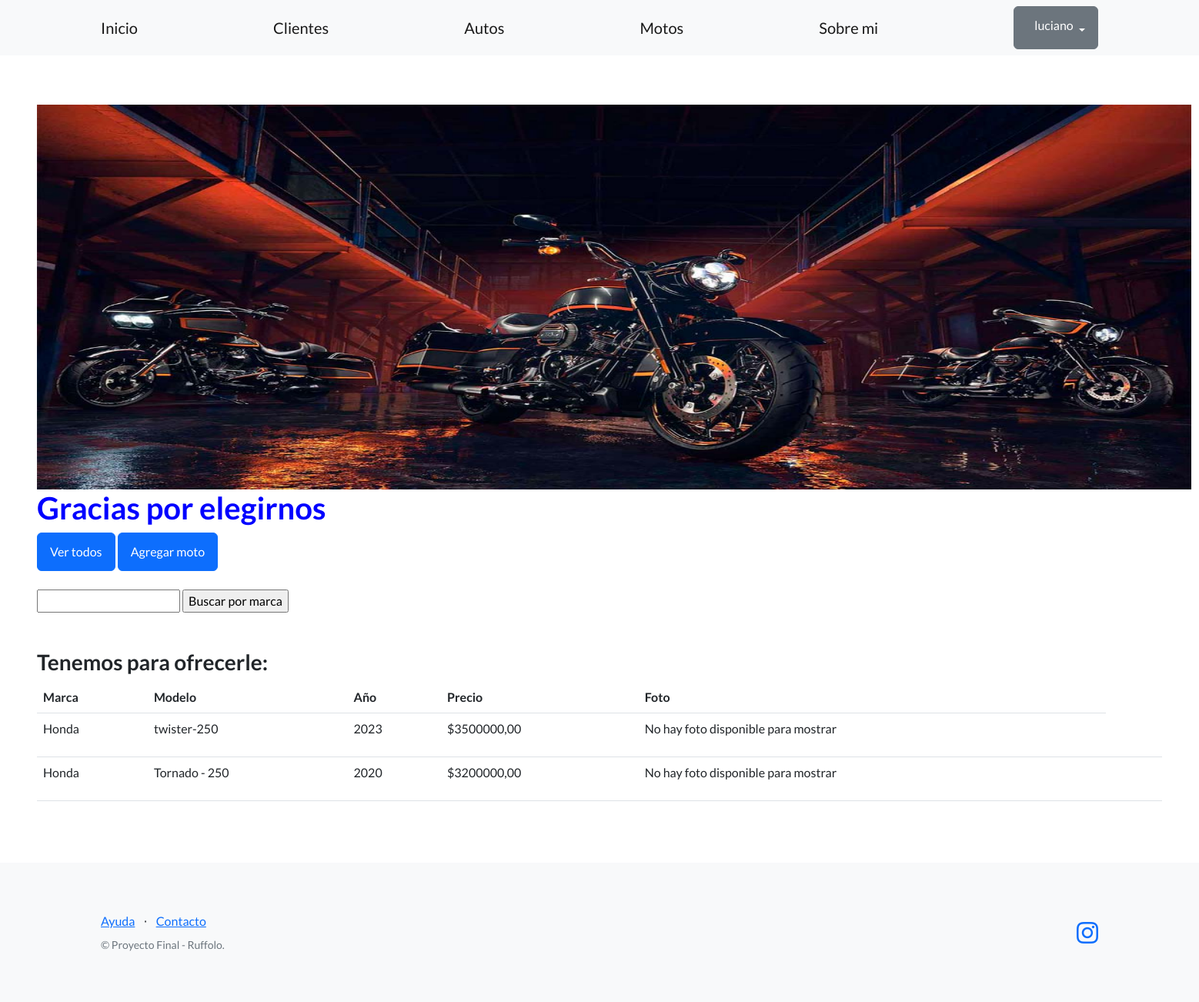
Before: /ficheros/motos/ (signed in) with the older database file.
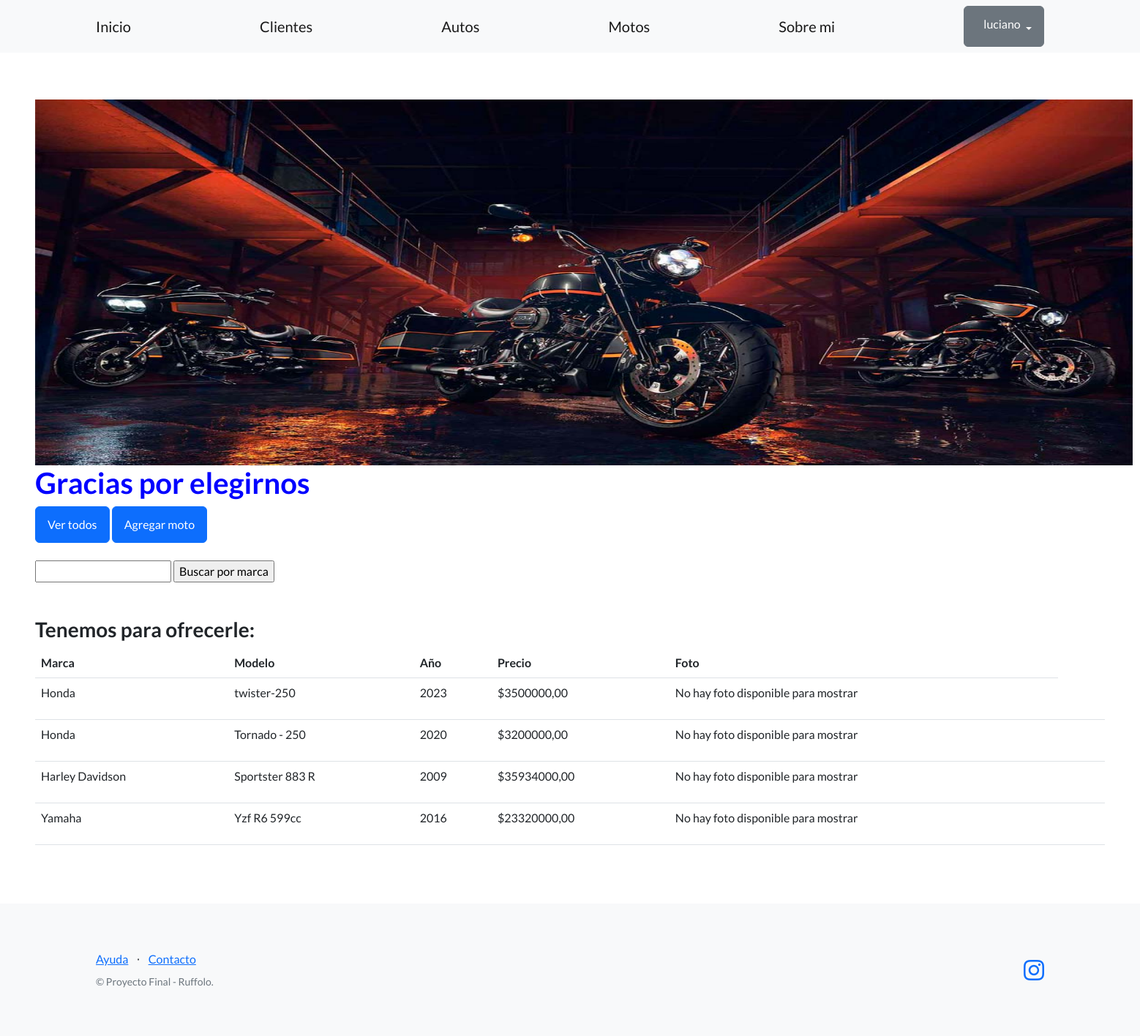
After: the same page with the newer database file.
### Ficheros/models.py (models this page shows, shortened)
class Moto(models.Model):
    marca = models.CharField(max_length=100)
    modelo = models.CharField(max_length=128)
    año = models.PositiveIntegerField()
    precio = models.DecimalField(max_digits=10, decimal_places=2)
    creador = models.ForeignKey(User, on_delete=models.SET_NULL, null=True)
    foto = models.ImageField(upload_to='motos_photos/', blank=True, null=True)

### Ficheros/views.py (the view)
# urls.py: path("motos/", listar_motos, name="lista_motos"),
def listar_motos(request):
    contexto ={
        "motos" : Moto.objects.all()
    }
    http_response = render(
        request=request,
        template_name='Ficheros/lista_motos.html',
        context=contexto,
    )
    return http_response

### Ficheros/templates/Ficheros/lista_motos.html (shortened to what this page needs)
{% extends "base.html" %}
{% load static %}
    {% block contenido %}
    <img src="{% static 'assets/imagenes/motos.jpg' %}" alt="Mi Foto" style="width: 1500px; max-height: 500px;">
    <h1 style="color:blue;">
      Gracias por elegirnos
    </h1>
    <a class="btn btn-primary" href="{% url "lista_motos" %}">Ver todos</a>
    <a class="btn btn-primary" href="{% url "crear_motos" %}">Agregar moto</a>
    <br><br>
    <form action="{% url 'buscar_motos' %}" method="post">
     <input type="text" name="busqueda">
     <input type="submit" value="Buscar por marca">
    </form>
    <br><br>
    <h3>Tenemos para ofrecerle: </h3>
    <table class="table">
      <tbody>
        <tr>
          <th>Marca</th>
          <th>Modelo</th>
          <th>Año</th>
          <th>Precio</th>
          <th>Foto</th>
        </tr>
        {% for moto in motos %}
        <tr>
          <td>{{ moto.marca}}</td>
          <td>{{ moto.modelo}}</td>
          <td>{{ moto.año}}</td>
          <td>${{moto.precio}}</td>
          <td>
          {% if moto.foto %}
          <img src="{{ moto.foto.url }}" alt="{{ moto.modelo }} Foto" style="max-width: 150px; max-height: 150px;">
          {% else %}
          <p>No hay foto disponible para mostrar</p>
          {% endif %}
          </td>
          <td>
          </td>
          <td>
          </td>
        </tr>
        {% endfor %}
      </tbody>
    </table>
    {% endblock contenido %}

Changed rows visible on the page:
added Moto: marca "Harley Davidson", modelo "Sportster 883 R", año "2009", precio "35934000,00", shows "No hay foto disponible para mostrar"
added Moto: marca "Yamaha", modelo "Yzf R6 599cc", año "2016", precio "23320000,00", shows "No hay foto disponible para mostrar"
